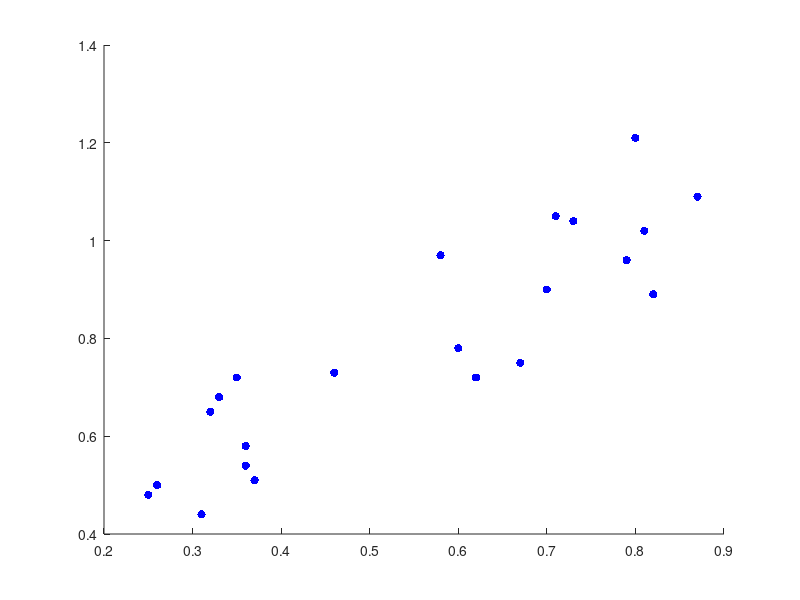

This figure's MATLAB source: (Note: this script raises an error after producing the figure.)
clear all;clc; figure; hold on;

data = load('data2.txt');

ylabel_o = {'Q(*)','Q(*N)','Q(*NH)','Q(*NH_2)'};

datax = 1;
datay = 4;

a = 0.878;
b = 0.26;

ida = find(data(:,8) == 0);
ids = find(data(:,8) == 1);

h = scatter(data(ida,datax),data(ida,datay),'b','filled');
h.MarkerFaceColor = '#11468F';
h.SizeData = 50;

h = scatter(data(ids,datax),data(ids,datay),'b','filled');
h.MarkerFaceColor = '#DA1212';
h.Marker = 'square';
h.SizeData = 70;

x_min = min(data(ida,datax));
x_max = max(data(ida,datax));

x = x_min:0.01:x_max;
y = a*x+b;
plot(x,y,'k-','LineWidth',2.5);

l = legend('TM-ads','TM-S','Location','southeast');
l.LineWidth = 0.5;

xlabel(ylabel_o{datax});
ylabel(ylabel_o{datay});

box on;
axis square;
set(gca,'LineWidth',1.5);
set(gca,'FontSize',14);